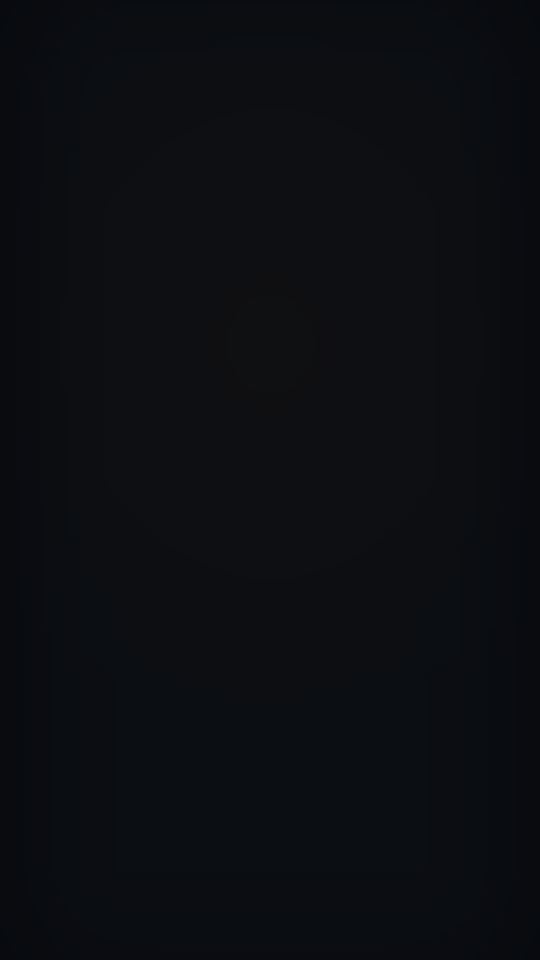
#> input picture _tools/social/bg.png, 1080 x 1920 px (shown at 1/2 size)
$ python still45.py bg.png bg.png
#> lines starting #> are read from the running program, lines starting #| are printed output that depends on the picture; after the words box and inside, x2 and y2 are one past the last pixel; in counts of white or black regions, pixels touching at a corner belong together
"""Rebuild the captioned 4:5 feed still. Argv: <payoff frame png> <output jpg>."""
import os, sys
from PIL import Image, ImageDraw, ImageFilter, ImageFont
SRC, OUT = sys.argv[1], sys.argv[2]

def load_font(size, bold=False):
    for p in ("/System/Library/Fonts/SFNS.ttf",
              "/System/Library/Fonts/Avenir Next.ttc",
              "/System/Library/Fonts/Helvetica.ttc"):
        if os.path.exists(p):
            try:
                f = ImageFont.truetype(p, size)
                if bold and hasattr(f, "set_variation_by_axes"):
                    try: f.set_variation_by_axes([700])
                    except Exception: pass
                return f
            except Exception:
                continue
    return ImageFont.load_default()

def backdrop(W, H, box):
    bg = Image.new("RGB", (W, H), (16, 20, 26))
    glow = Image.new("L", (W // 4, H // 4), 0)
    gd = ImageDraw.Draw(glow)
    cx, cy = W // 8, int(H * 0.30) // 4
    for i in range(30, 0, -1):
        rr = (max(W, H) / 18) * i / 30 * 4
        gd.ellipse([cx - rr * 1.6, cy - rr, cx + rr * 1.6, cy + rr],
                   fill=int(40 * (1 - i / 30) ** 1.5))
    glow = glow.filter(ImageFilter.GaussianBlur(26)).resize((W, H), Image.LANCZOS)
    bg = Image.composite(Image.blend(bg, Image.new("RGB", (W, H), (255, 140, 0)), 0.55), bg, glow)
    x0, y0, x1, y1 = box
    vig = Image.new("L", (W, H), 0)
    ImageDraw.Draw(vig).rounded_rectangle([x0 - 80, y0 - 80, x1 + 80, y1 + 80], radius=130, fill=95)
    vig = vig.filter(ImageFilter.GaussianBlur(75))
    return Image.composite(Image.new("RGB", (W, H), (8, 10, 14)), bg,
                           Image.eval(vig, lambda v: 255 - v))

def rounded(img, radius):
    S = 4
    m = Image.new("L", (img.width * S, img.height * S), 0)
    ImageDraw.Draw(m).rounded_rectangle([0, 0, img.width * S - 1, img.height * S - 1],
                                        radius=radius * S, fill=255)
    out = img.convert("RGBA"); out.putalpha(m.resize(img.size, Image.LANCZOS))
    return out

src = Image.open(SRC).convert("RGB")
#> src is the input picture: PIL image 1080x1920 RGB; mean R, G, B 11.54, 13.58, 17.44

# The screen is 1:2.17 — at 4:5 only part of the story fits. Start at the map image's
# own top edge (872) so no text is sliced, and let the month labels go.
CW, CH = 1080, 1350
PLW, PLH, PX, PY = 900, 1080, 90, 44
crop_h = int(1170 * PLH / PLW)                       # 1404 -> 872..2276, keeps every data point
plate = rounded(src.crop((0, 872, 1170, 872 + crop_h)).resize((PLW, PLH), Image.LANCZOS), 32)
#> in rounded, `m = Image.new("L", (img.width * S, img.height * S), 0)`: m: PIL image 3600x4320 L; every value is 0
#> in rounded, `ImageDraw.Draw(m).rounded_rectangle([0, 0, img.width * S - 1, img.heig..`:
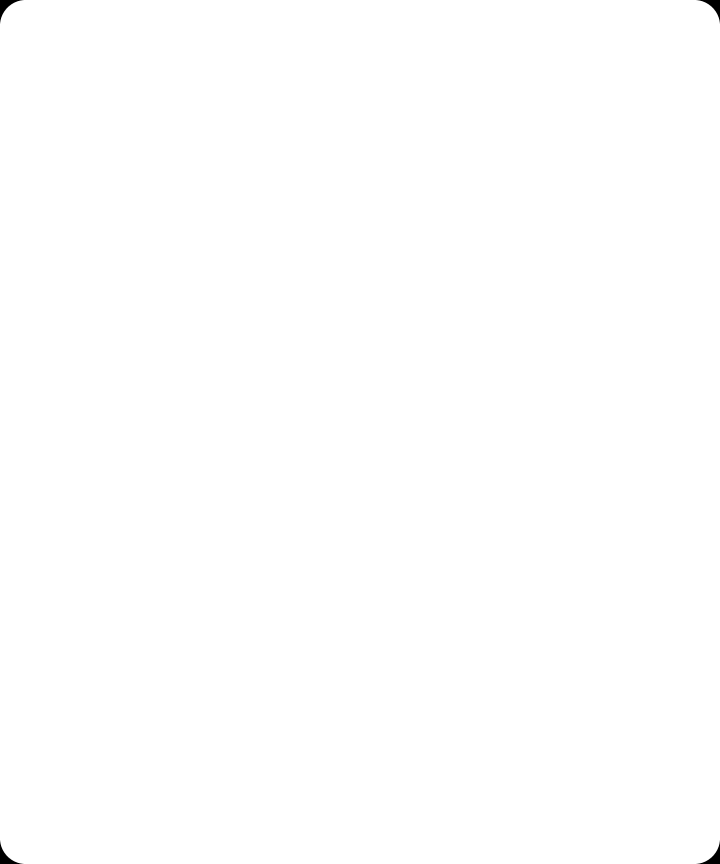
#> m: PIL image 3600x4320 L (shown at 1/5 size); 99.9% white; 4 black regions, box (x1, y1, x2, y2) and area: (0, 0, 117, 117) 3548, (3483, 0, 3600, 117) 3548, (0, 4203, 117, 4320) 3548, (3483, 4203, 3600, 4320) 3548
#> in rounded, `out = img.convert('RGBA')`:
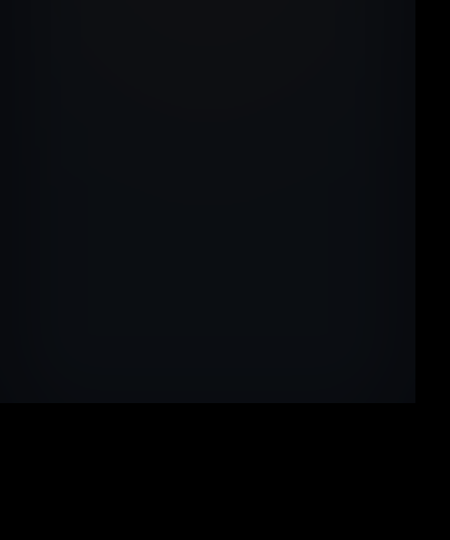
#> out: PIL image 900x1080 RGBA (shown at 1/2 size); mean R, G, B, A 7.6, 9.2, 12, 255

feed = backdrop(CW, CH, (PX, PY, PX + PLW, PY + PLH))
#> in backdrop, `bg = Image.new("RGB", (W, H), (16, 20, 26))`:
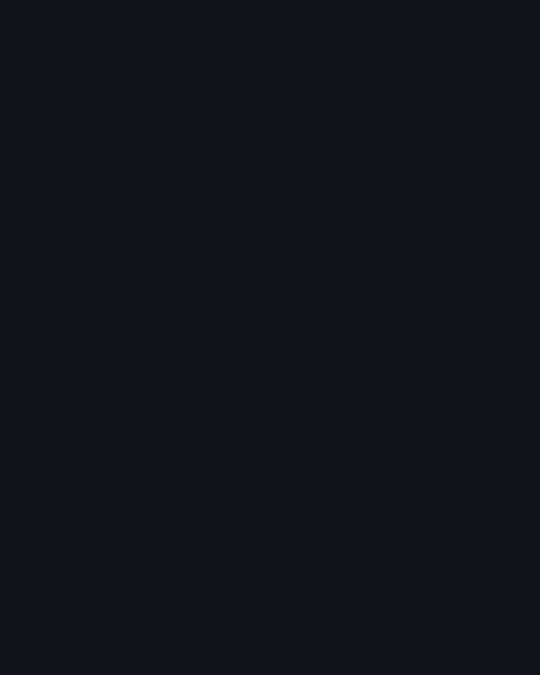
#> bg: PIL image 1080x1350 RGB (shown at 1/2 size); mean R, G, B 16, 20, 26
#> in backdrop, `glow = Image.new("L", (W // 4, H // 4), 0)`: glow: PIL image 270x337 L; every value is 0
#> in backdrop, `glow = glow.filter(ImageFilter.GaussianBlur(26)).resize((W, H), Image...`:
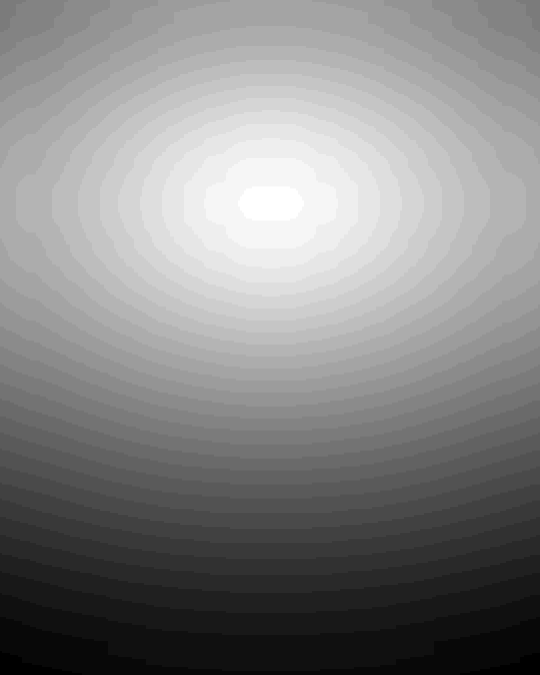
#> glow: PIL image 1080x1350 L (shown at 1/2 size); min 3, max 34, mean 19.3; drawn with min black and max white
#> in backdrop, `vig = Image.new("L", (W, H), 0)`: vig: PIL image 1080x1350 L; every value is 0
#> in backdrop, `ImageDraw.Draw(vig).rounded_rectangle([x0 - 80, y0 - 80, x1 + 80, y1 +..`:
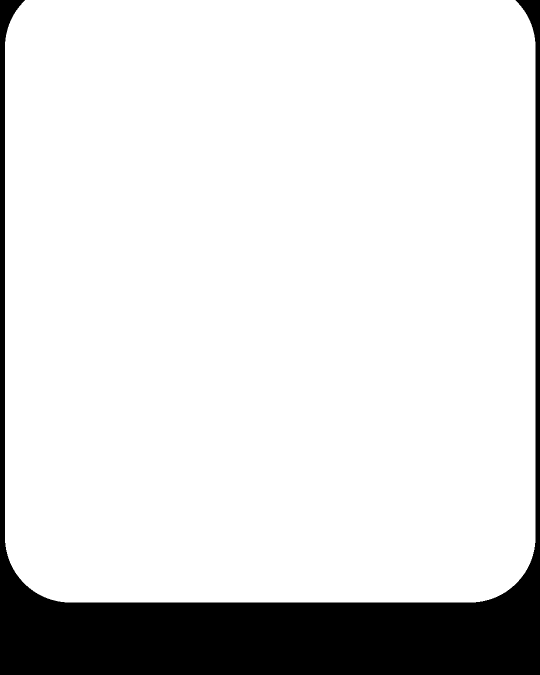
#> vig: PIL image 1080x1350 L (shown at 1/2 size); values 0 (black) and 95 (white), 87% white; 1 black region, box (x1, y1, x2, y2) and area: (0, 0, 1080, 1350) 189201
#> in backdrop, `vig = vig.filter(ImageFilter.GaussianBlur(75))`:
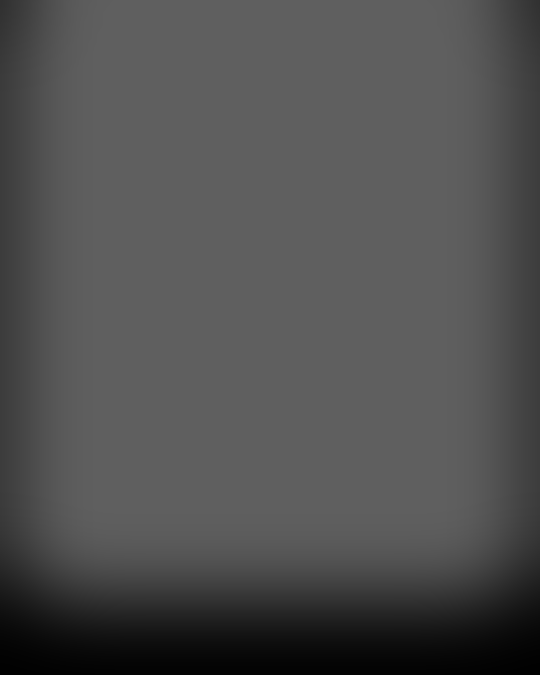
#> vig: PIL image 1080x1350 L (shown at 1/2 size); min 1, max 95, mean 79.8
feed.paste(plate, (PX, PY), plate)
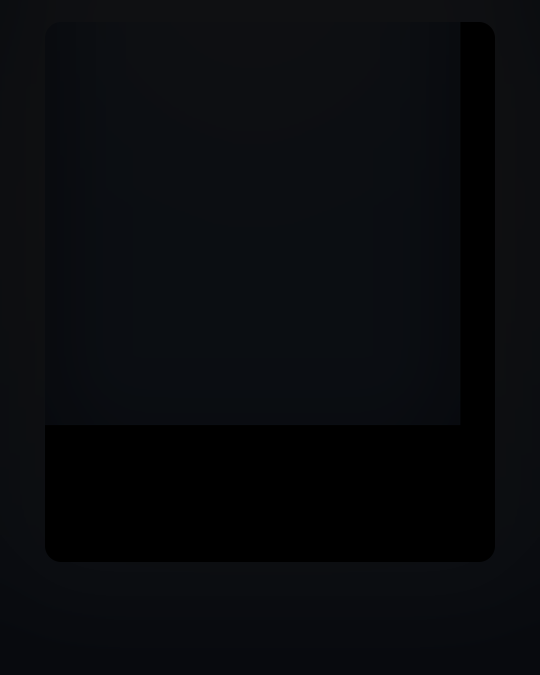
#> feed: PIL image 1080x1350 RGB (shown at 1/2 size); mean R, G, B 8.85, 10.44, 13.46

d = ImageDraw.Draw(feed)
title, sub = load_font(44, bold=True), load_font(29)
base = PY + PLH + 48
d.text((PX + 14, base), "14.2 km loop, run 6 times", font=title, fill=(238, 241, 246))
d.text((PX + 14, base + 56), "Pace trending down. The green line is the whole point.",
       font=sub, fill=(152, 161, 174))
# brand tick, tying the still to the reel's accent
d.rounded_rectangle([PX - 4, base + 6, PX + 2, base + 94], radius=3, fill=(255, 140, 0))

feed.save(OUT, quality=93, subsampling=0)
print("4:5", feed.size, os.path.getsize(OUT) // 1024, "KB")
#| 4:5 (1080, 1350) 22 KB
